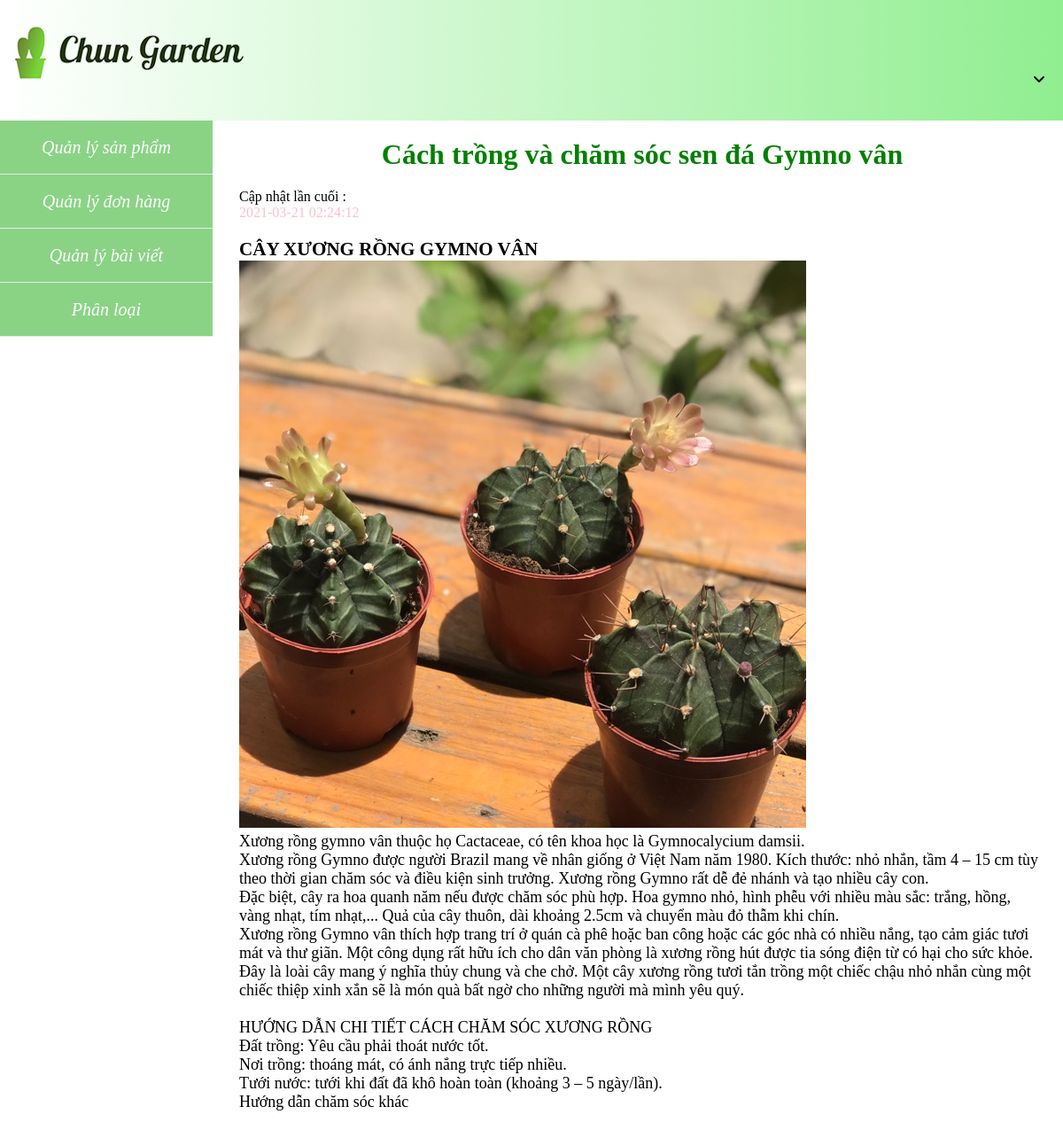
The page /admin/modules/post/view_post.php?id=6 on the database its author committed.
### tables this page shows
CREATE TABLE `post` (
  `id_Post` int(11) NOT NULL,
  `date_post` timestamp NOT NULL DEFAULT current_timestamp() ON UPDATE current_timestamp(),
  `pic` varchar(255) NOT NULL,
  `title` varchar(255) DEFAULT NULL,
  `body` text NOT NULL,
  `status_post` tinyint(1) NOT NULL
);

### admin/modules/post/view_post.php (the view, shortened to what this page needs)
<?php
if(isset($_GET['id'])) {
	$id=$_GET['id'];
	$sql="SELECT date_post,title,body FROM Post WHERE id_Post='$id'";
	$result=mysqli_query($conn,$sql);
 	if($result==false){
		echo "Loi: ".mysqli_error($conn);
	}
	else if (mysqli_num_rows($result)==0){
		echo "<h2> Không tìm thấy chi tiết sản phẩm </h2>";
	}
	else{
		$row = mysqli_fetch_assoc($result);
		$tit=$row['title'];
		$body = $row['body'];
		$date=$row['date_post'];
	}
}
?>
<?php
require_once 'Layout/header.php';
?>
<div class="post_detail">
	<div class="tt">
	<h1><?php echo $tit ?></h1>
	</div>
	<div class="date">
	<p style="color: black;">Cập nhật lần cuối : </p><?php  echo $date ?>
	</div>
	<div class="text">
		<?php echo $body ?>
	</div>
</div>
<?php
require_once 'Layout/footer.php';
?>

### admin/Layout/header.php (style rules this page uses)
* { padding: 0; margin: 0; box-sizing:border-box; border-collapse: collapse; list-style: none; text-decoration: none; }
body { background-color: #A4E2AA; }

### admin/modules/post/view_post.php (style rules this page uses)
.post_detail { width: 100%; margin-top: 20px; padding: 0 20px; }
.tt { text-align: center; color: green; }
.date { margin-top: 20px; text-align: left; color: pink; }
.text { margin-top: 20px; text-align: left; font-size: 18px; }

### rows shown on the page
post: title "Cách trồng và chăm sóc sen đá Gymno vân", date_post "2021-03-21 02:24:12"
